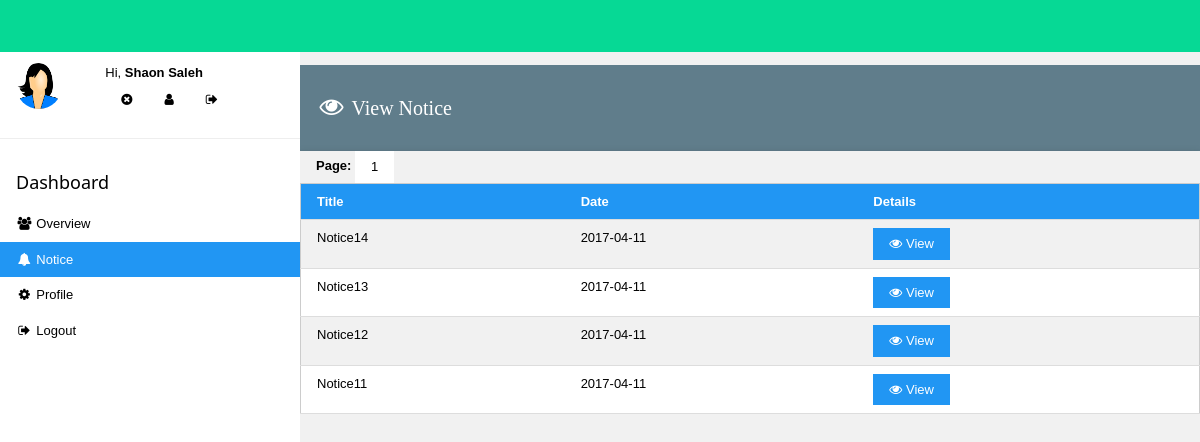
Page /student/notice/index.php (signed in) on the committed database.
### tables this page shows
CREATE TABLE `user` (
  `id` int(11) NOT NULL,
  `fullname` varchar(32) NOT NULL,
  `email` varchar(32) NOT NULL,
  `batch_id` varchar(32) NOT NULL,
  `skype` varchar(32) NOT NULL,
  `phone` varchar(11) NOT NULL,
  `password` varchar(32) NOT NULL,
  `type` varchar(32) NOT NULL,
  `img` text NOT NULL,
  `nid` varchar(32) NOT NULL,
  `total_project` int(11) NOT NULL,
  `profile1_title` varchar(32) NOT NULL,
  `profile1_link` varchar(255) NOT NULL,
  `profile2_title` varchar(32) NOT NULL,
  `profile2_link` varchar(255) NOT NULL,
  `profile3_title` varchar(32) NOT NULL,
  `profile3_link` varchar(255) NOT NULL
);

CREATE TABLE `notice` (
  `notice_id` int(11) NOT NULL,
  `title` text NOT NULL,
  `notice` text NOT NULL,
  `notice_for_trainer` varchar(32) NOT NULL,
  `notice_for_student` varchar(32) NOT NULL,
  `notice_date` date NOT NULL,
  `notice_by` varchar(32) NOT NULL
);

### student/notice/index.php (the view, shortened to what this page needs)
<!DOCTYPE html>
<html>
<head>
<link rel="stylesheet" href="../css/style.css">
<link rel="stylesheet" href="../../assets/css/style.css">
<link rel="stylesheet" href="https://cdnjs.cloudflare.com/ajax/libs/font-awesome/4.7.0/css/font-awesome.min.css">
</head>
<body class="w3-light-grey"
<div class="w3-bar w3-top w3-c1 w3-xlarge" style="z-index:4">
  <span class="w3-bar-item w3-right"><br></span>
</div>
<?php
 $id = $_SESSION['SESS_MEMBER_ID'];
 $sql1="SELECT * FROM user WHERE id='$id'";
 $result1=mysql_query($sql1);
 $row1=mysql_fetch_array($result1);
?>
<nav class="w3-sidebar w3-collapse w3-white w3-animate-left" style="z-index:3;width:300px;" id="mySidebar"><br>
  <div class="w3-container w3-row">
    <div class="w3-col s4">
      <img src="../../assets/img/<?php echo $row1['img'] ?>" class="w3-circle w3-margin-right" style="width:46px">
    </div>
    <div class="w3-col s8 w3-bar">
      <span>Hi, <strong><?php echo $row1['fullname'] ?></strong></span><br>
      <?php
      $phone=$row1['phone'];
	  $sql2="SELECT * FROM attendence WHERE phone='$phone' ORDER BY attendence_id DESC LIMIT 1 OFFSET 0";
      $result2=mysql_query($sql2);
      $row2=mysql_fetch_array($result2);
      ?>
	  <?php
      $earning_date=$row2['earning_date'];
      $today=date('Y-m-d');
      if($earning_date=="$today")
      {
      ?>
	  <div class="w3-bar-item w3-button"><i class="fa fa-check-circle"></i></div>
	  <?php
      }
      else
      {
      ?>
	  <div class="w3-bar-item w3-button"><i class="fa fa-times-circle"></i></div>
	  <?php
	  }
	  ?>
      <a href="../profile.php" class="w3-bar-item w3-button"><i class="fa fa-user"></i></a>
      <a href="../../logout.php" class="w3-bar-item w3-button"><i class="fa fa-sign-out"></i></a>
    </div>
  </div>
  <hr>
  <div class="w3-container">
    <h5>Dashboard</h5>
  </div>
  <div class="w3-bar-block">
    <a href="../index.php" class="w3-bar-item w3-button w3-padding"><i class="fa fa-users fa-fw"></i> Overview</a>
	<a href="index.php" class="w3-bar-item w3-button w3-padding w3-blue"><i class="fa fa-bell fa-fw"></i> Notice</a>
    <a href="../profile.php" class="w3-bar-item w3-button w3-padding"><i class="fa fa-cog fa-fw"></i> Profile</a>
	<a href="../../logout.php" class="w3-bar-item w3-button w3-padding"><i class="fa fa-sign-out fa-fw"></i> Logout</a>
  </div>
</nav>
<div class="w3-main" style="margin-left:300px;margin-top:43px;">
<header class="w3-container" style="padding-top:22px">
</header>
<div class="w3-container w3-blue-grey w3-padding w3-padding-left"><p style="font-size: 20px; font-family: Sanchez"><i class="w3-xlarge fa-fw fa fa-eye"></i> View Notice</p></div>
<?php
 $batch=$row1['batch_id'];
 $sql6="SELECT * FROM user WHERE batch_id='$batch' AND type='Trainer'";
 $result6=mysql_query($sql6);
 $row6=mysql_fetch_array($result6);
 $trainer_batch_id=$row6['id'];
 ?>
<?php
$per_page = 20;
$result3 = mysql_query("SELECT * FROM notice WHERE notice_for_student='Yes' OR notice_by='$trainer_batch_id' Order By notice_id Desc");
$total_results = mysql_num_rows($result3);
$total_pages = ceil($total_results / $per_page);
if (isset($_GET['page']) && is_numeric($_GET['page']))
{
$show_page = $_GET['page'];
if ($show_page > 0 && $show_page <= $total_pages)
{
$start = ($show_page -1) * $per_page;
$end = $start + $per_page;
}
else
{
$start = 0;
$end = $per_page;
}
}
else
{
$start = 0;
$end = $per_page;
}
?>
<div class="w3-container w3-card-2">
<?php
echo "<b>Page:</b> ";
for ($i = 1; $i <= $total_pages; $i++)
{
echo "<a class='w3-btn w3-white' href='index.php?page=$i'>$i</a> ";
}
?>
</div>
<table class="w3-table-all w3-hoverable">
<tr class="w3-blue w3-padding"> <th>Title</th>  <th>Date</th> <th>Details</th> </tr>
<?php
for ($i = $start; $i < $end; $i++)
{
if ($i == $total_results) { break; }
echo "<tr>";
echo '<td>' . mysql_result($result3, $i, 'title') . '</td>';
echo '<td>' . mysql_result($result3, $i, 'notice_date') . '</td>';
echo '<td><button class="w3-btn w3-blue"><i class="fa fa-eye"></i><a style="text-decoration: none;" href="view.php?id=' . mysql_result($result3, $i, 'notice_id') . '"> View</a></button></td>';
echo "</tr>";
}
?>
</table>
</div>
<br><br><br><br><br>
</body>
</html>

### student/css/style.css (style rules this page uses)
html { box-sizing:border-box }
*,*:before,*:after { box-sizing:inherit }
html { -ms-text-size-adjust:100%;-webkit-text-size-adjust:100% }
body { margin:0 }
article,aside,details,figcaption,figure,footer,header,main,menu,nav,section,summary { display:block }
a { background-color:transparent;-webkit-text-decoration-skip:objects }
img { border-style:none }
hr { box-sizing:content-box;height:0;overflow:visible }
button,input,select,textarea { font:inherit;margin:0 }
button,input { overflow:visible }
button,select { text-transform:none }
button,html [type=button],[type=reset],[type=submit] { -webkit-appearance:button }
html,body { font-family:Verdana,sans-serif;font-size:15px;line-height:1.5 }
html { overflow-x:hidden }
h5 { font-size:18px }
h1,h2,h3,h4,h5,h6 { font-family:"Segoe UI",Arial,sans-serif;font-weight:400;margin:10px 0 }
hr { border:0;border-top:1px solid #eee;margin:20px 0 }
img { margin-bottom:-5px }
a { color:inherit }
.w3-table,.w3-table-all { border-collapse:collapse;border-spacing:0;width:100%;display:table }
.w3-table-all { border:1px solid #ccc }
.w3-bordered tr,.w3-table-all tr { border-bottom:1px solid #ddd }
.w3-table-all tr:nth-child(odd) { background-color:#fff }
.w3-table-all tr:nth-child(even) { background-color:#f1f1f1 }
.w3-table td,.w3-table th,.w3-table-all td,.w3-table-all th { padding:8px 8px;display:table-cell;text-align:left;vertical-align:top }
.w3-table th:first-child,.w3-table td:first-child,.w3-table-all th:first-child,.w3-table-all td:first-child { padding-left:16px }
.w3-btn,.w3-button { border:none;display:inline-block;outline:0;padding:8px 16px;vertical-align:middle;overflow:hidden;text-decoration:none;color:inherit;background-color:inherit;text-align:center;cursor:pointer;white-space:nowrap }
.w3-btn,.w3-button { -webkit-touch-callout:none;-webkit-user-select:none;-khtml-user-select:none;-moz-user-select:none;-ms-user-select:none;user-select:none }
.w3-sidebar { height:100%;width:200px;background-color:#fff;position:fixed!important;z-index:1;overflow:auto }
.w3-main,#main { transition:margin-left .4s }
.w3-bar { width:100%;overflow:hidden }
.w3-bar .w3-bar-item { padding:8px 16px;float:left;width:auto;border:none;outline:none;display:block }
.w3-bar .w3-button { white-space:normal }
.w3-bar-block .w3-bar-item { width:100%;display:block;padding:8px 16px;text-align:left;border:none;outline:none;white-space:normal }
.w3-container:after,.w3-container:before,.w3-panel:after,.w3-panel:before,.w3-row:after,.w3-row:before,.w3-row-padding:after,.w3-row-padding:before, .w3-cell-row:before,.w3-cell-row:after,.w3-clear:after,.w3-clear:before,.w3-bar:before,.w3-bar:after { content:"";display:table;clear:both }
.w3-col,.w3-half,.w3-third,.w3-twothird,.w3-threequarter,.w3-quarter { float:left;width:100% }
.w3-col.s4 { width:33.33333% }
.w3-col.s8 { width:66.66666% }
@media (min-width:993px) { .w3-sidebar.w3-collapse { display:block!important } }
.w3-top,.w3-bottom { position:fixed;width:100%;z-index:1 }
.w3-top { top:0 }
.w3-circle { border-radius:50% }
.w3-container,.w3-panel { padding:0.01em 16px }
.w3-card,.w3-card-2 { box-shadow:0 2px 5px 0 rgba(0,0,0,0.16),0 2px 10px 0 rgba(0,0,0,0.12) }
.w3-animate-left { position:relative;animation:animateleft 0.4s }
.w3-xlarge { font-size:24px!important }
.w3-margin-right { margin-right:16px!important }
.w3-padding { padding:8px 16px!important }
.w3-right { float:right!important }
.w3-blue,.w3-hover-blue:hover { color:#fff!important;background-color:#2196F3!important }
.w3-blue-grey,.w3-hover-blue-grey:hover,.w3-blue-gray,.w3-hover-blue-gray:hover { color:#fff!important;background-color:#607d8b!important }
.w3-white,.w3-hover-white:hover { color:#000!important;background-color:#fff!important }
.w3-light-grey,.w3-hover-light-grey:hover,.w3-light-gray,.w3-hover-light-gray:hover { color:#000!important;background-color:#f1f1f1!important }
.w3-c1,.w3-hover-c1:hover { color:#fff!important;background-color:#06D995!important }

### rows in the picture
user: img (picture), fullname "Shaon Saleh"
notice: title "Notice14", notice_date "2017-04-11"
notice: title "Notice13", notice_date "2017-04-11"
notice: title "Notice12", notice_date "2017-04-11"
notice: title "Notice11", notice_date "2017-04-11"
